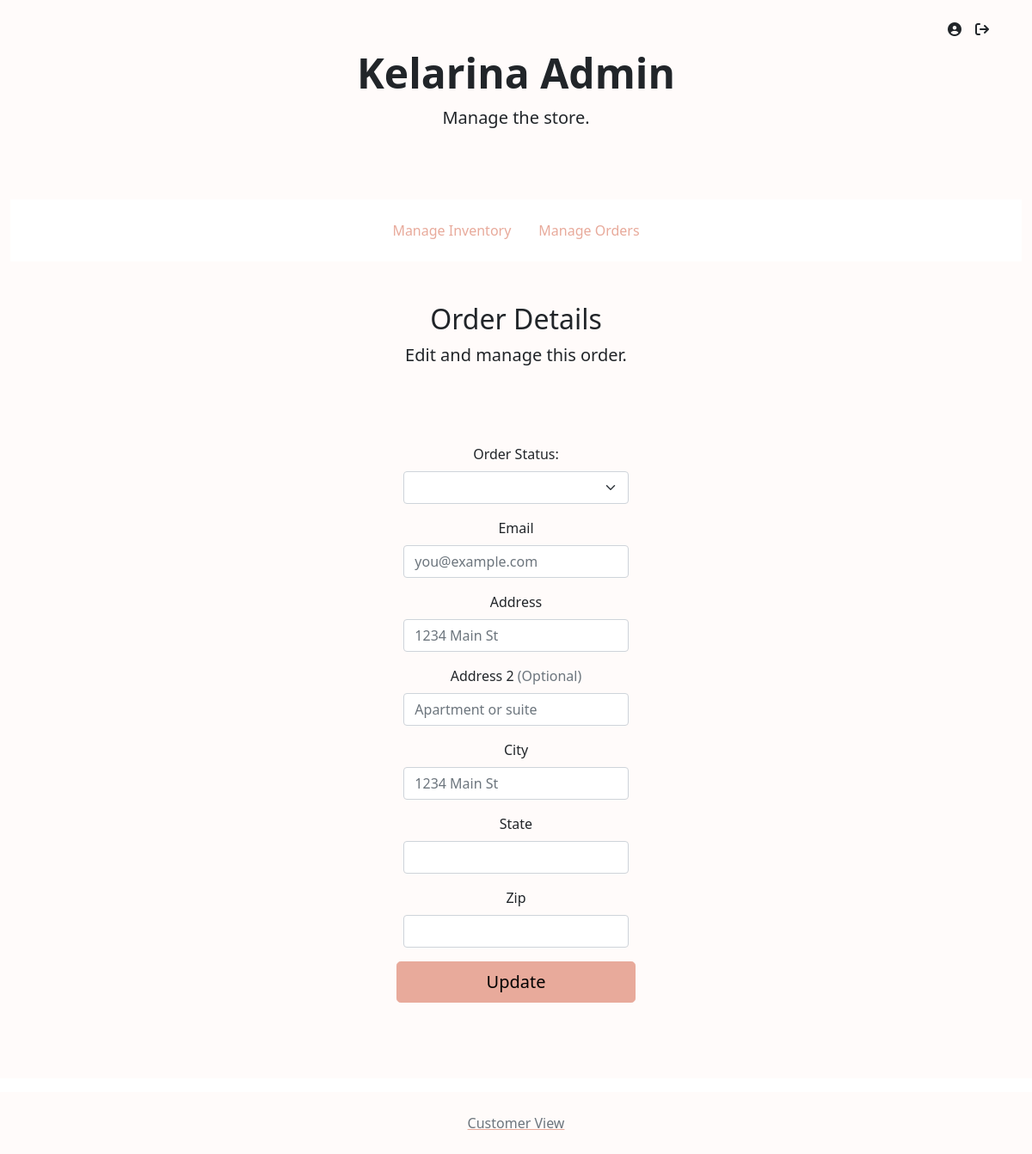
Page /admin/?action=order-details&orderid=0000000069 (signed in) on the earlier database version.
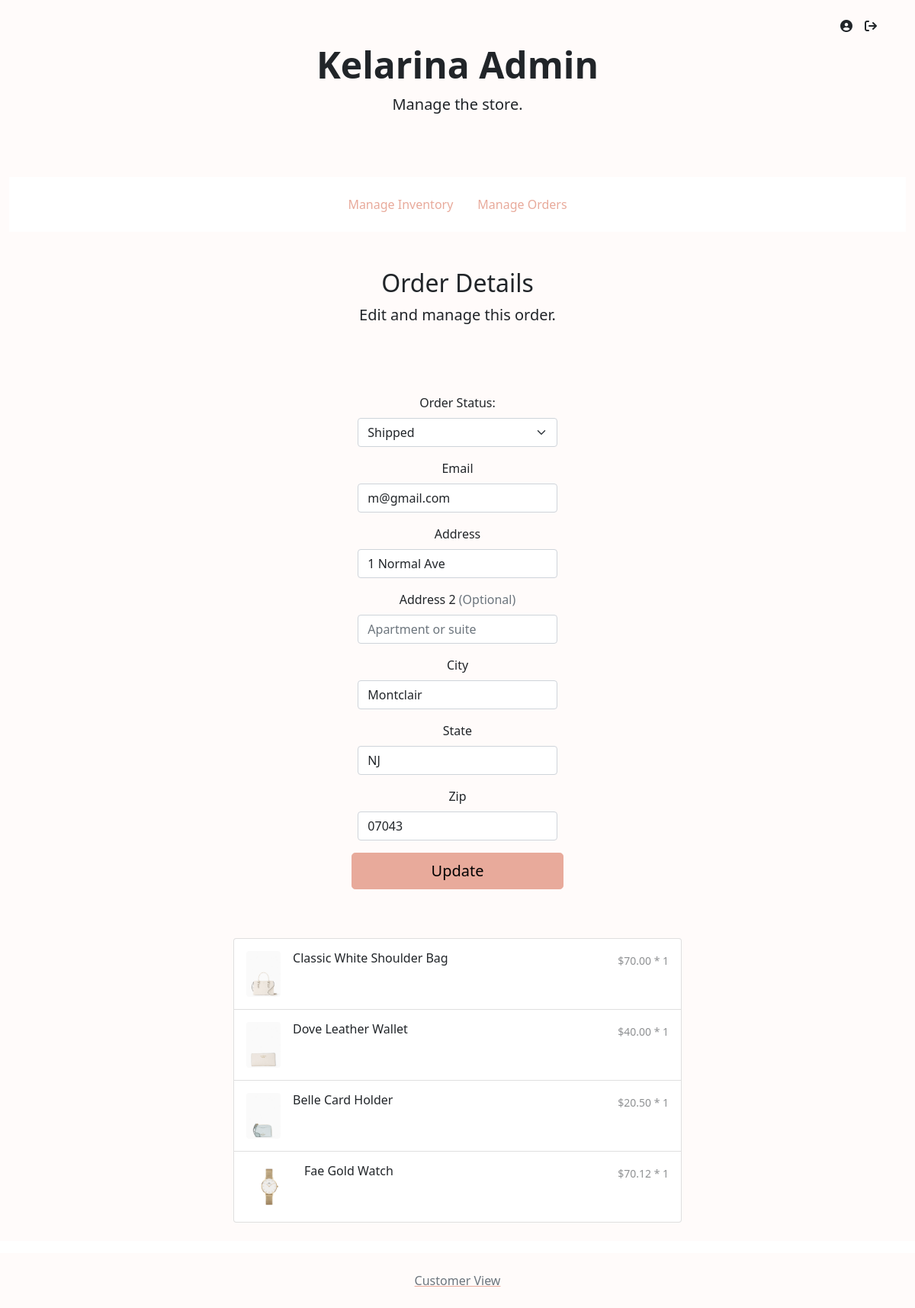
Same page on the later database version.
### tables this page shows
CREATE TABLE `orders` (
  `orderID` int(10) UNSIGNED ZEROFILL NOT NULL,
  `customerID` int(10) UNSIGNED ZEROFILL DEFAULT NULL,
  `email` varchar(60) NOT NULL,
  `itemsPrice` decimal(7,2) UNSIGNED NOT NULL,
  `shipping` decimal(4,2) UNSIGNED NOT NULL,
  `tax` decimal(4,2) UNSIGNED NOT NULL,
  `status` varchar(15) NOT NULL,
  `timePlaced` timestamp NOT NULL DEFAULT current_timestamp(),
  `shipFirstName` varchar(30) NOT NULL,
  `shipLastName` varchar(30) NOT NULL,
  `shipStreet` varchar(30) NOT NULL,
  `shipStreet2` varchar(30) DEFAULT NULL,
  `shipCity` varchar(30) NOT NULL,
  `shipState` char(2) NOT NULL,
  `shipZip` int(5) UNSIGNED ZEROFILL NOT NULL
);

CREATE TABLE `order_items` (
  `orderID` int(10) UNSIGNED ZEROFILL NOT NULL,
  `itemID` int(10) UNSIGNED ZEROFILL NOT NULL,
  `quantity` int(3) UNSIGNED NOT NULL,
  `price` decimal(5,2) UNSIGNED NOT NULL
);

CREATE TABLE `item` (
  `itemID` int(10) UNSIGNED ZEROFILL NOT NULL,
  `name` varchar(30) NOT NULL,
  `price` decimal(5,2) UNSIGNED NOT NULL,
  `quantity` int(3) UNSIGNED NOT NULL,
  `category` varchar(15) NOT NULL,
  `color` varchar(15) NOT NULL,
  `material` varchar(15) NOT NULL,
  `description` text DEFAULT NULL,
  `tags` text DEFAULT NULL
);

### function/customer-db.php (called while the page is built, shortened)
<?php
function getOrderDetails($orderID)
{
    global $db;
    $query = 'SELECT * FROM `orders` WHERE `orderID` = :orderID';
    $statement = $db->prepare($query);
    $statement->bindValue(':orderID', $orderID);
    $statement->execute();
    $orderInfo = $statement->fetch();
    return $orderInfo;
}
function getOrderItems($orderID)
{
    global $db;
    $query = 'SELECT `order_items`.*, `item`.`name` FROM `order_items` INNER JOIN `item` ON `order_items`.`itemID` = `item`.`itemID`  WHERE `orderID` = :orderID';
    $statement = $db->prepare($query);
    $statement->bindValue(':orderID', $orderID);
    $statement->execute();
    $items = $statement->fetchAll();
    return $items;
}

### function/store-db.php (called while the page is built, shortened)
<?php
function getItemImage($itemID)
{
    $path = "media/purse.jpg";
    $exts = array('bmp', 'png', 'jpg', 'jpeg');
    foreach ($exts as $ext) {
        if (file_exists("../media/" . $itemID . "." . $ext)) {
            $path = "../media/" . $itemID . "." . $ext;
        }
    }
    return $path;
}

### admin/page/order-details.php (the view, shortened to what the changed rows need)
<?php
include 'admin-view/header.php';
include 'admin-view/navigation.php';
?>
<div class="py-5 text-center">
    <h2>Order Details</h2>
    <p class="lead">Edit and manage this order.</p>
</div>
<div class="container-fluid text-center">
    <div class="pb-5 pt-2 text-center w-75 mx-auto">
        <div class="card-body">
            <div class="row">
                <div class="col-md-4"></div>
                <div class="col-md-4">
                    <form action="." method="post" enctype="multipart/form-data">
                        <div class="row g-3">
                            <div class="col-12">
                                <label for="status" class="form-label">Order Status: </label>
                                <select class="form-select" id="status" name="status" required>
                                    <option selected value="<?php echo $order['status'] ?>"><?php echo ucfirst($order['status']) ?></option>
                                    <option value="placed">placed</option>
                                </select>
                            </div>
                            <div class="col-12">
                                <label for="email" class="form-label">Email </label>
                                <input type="email" class="form-control" id="email" name="email" maxlength="60" placeholder="you@example.com" value="<?php echo $order['email'] ?>">
                            </div>
                            <div class="col-12">
                                <label for="shipStreet" class="form-label">Address</label>
                                <input type="text" class="form-control" id="shipStreet" name="shipStreet" maxlength="30" placeholder="1234 Main St" value="<?php echo $order['shipStreet'] ?>" required>
                            </div>
                            <div class="col-12">
                                <label for="shipStreet2" class="form-label">Address 2 <span class="text-muted">(Optional)</span></label>
                                <input type="text" class="form-control" id="shipStreet2" name="shipStreet2" maxlength="30" placeholder="Apartment or suite" value="<?php echo $order['shipStreet2'] ?>">
                            </div>
                            <div class="col-12">
                                <label for="shipCity" class="form-label">City</label>
                                <input type="text" class="form-control" id="shipCity" name="shipCity" maxlength="30" placeholder="1234 Main St" value="<?php echo $order['shipCity'] ?>" required>
                            </div>
                            <div class="col-12">
                                <label for="state" class="form-label">State</label>
                                <input type="text" class="form-control" id="shipState" name="shipState" maxlength="2" minlength="2" value="<?php echo $order['shipState'] ?>" required>
                            </div>
                            <div class="col-12">
                                <label for="shipZip" class="form-label">Zip</label>
                                <input type="text" class="form-control" id="shipZip" name="shipZip" minlength="5" maxlength="5" value="<?php echo $order['shipZip'] ?>" required>
                            </div>
                            <button class="w-100 btn btn-primary btn-lg" type="submit" name="updateOrder">Update</button>
                        </div>
                    </form>
                </div>
            </div>
        </div>
    </div>
</div>
<div class="list-group w-50 mx-auto">
    <?php
    foreach ($items as $item) { ?>
        <a href=".?action=product&itemid=<?php echo $item['itemID'] ?>#view" class="list-group-item list-group-item-action d-flex gap-3 py-3" aria-current="true">
            <img src="<?php echo getItemImage($item['itemID']) ?>" alt="twbs" height="60px" class="rounded flex-shrink-0">
            <div class="d-flex gap-2 w-100 justify-content-between">
                <div>
                    <h6 class="my-0"><?php echo $item['name'] ?></h6>
                </div>
                <div>
                    <small class="opacity-50 my-0">$<?php echo $item['price'] . ' * ' . $item['quantity'] ?></small>
                </div>
            </div>
        </a>
    <?php } ?>
</div>
<p><br></p>
</div>
<?php include('admin-view/footer.php') ?>

Differences in the rows shown:
added orders: status "Shipped", email "m@gmail.com", shipStreet "1 Normal Ave", shipCity "Montclair", shipState "NJ", shipZip "07043"
added order_items: shows a picture, itemID.name "Classic White Shoulder Bag", price "70.00", quantity "1"
added order_items: shows a picture, itemID.name "Dove Leather Wallet", price "40.00", quantity "1"
added order_items: shows a picture, itemID.name "Belle Card Holder", price "20.50", quantity "1"
added order_items: shows a picture, itemID.name "Fae Gold Watch", price "70.12", quantity "1"
